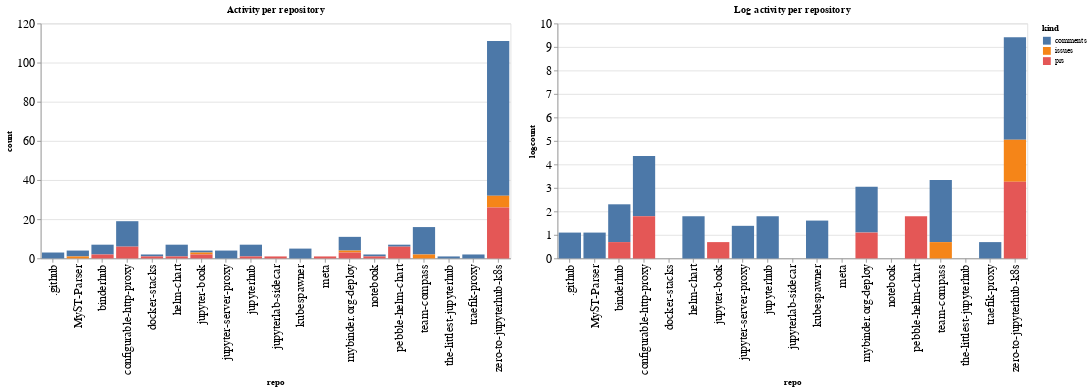

Source (notebook cell):
### Code cell
ch1 = alt.Chart(repo_summaries, width=600, title="Activity per repository").mark_bar().encode(
    x='repo',
    y='count',
    color='kind',
    tooltip="kind"
)

ch2 = alt.Chart(repo_summaries, width=600, title="Log activity per repository").mark_bar().encode(
    x='repo',
    y='logcount',
    color='kind',
    tooltip="kind"
)

ch1 | ch2

### Figure 1 — Vega-Lite specification as saved in the notebook (floating-point values rounded to 4 significant figures)
{"config": {"axisLeft": {"labelFontSize": 15}, "axisBottom": {"labelFontSize": 15}}, "hconcat": [{"mark": "bar", "encoding": {"color": {"type": "nominal", "field": "kind"}, "tooltip": {"type": "nominal", "field": "kind"}, "x": {"type": "nominal", "field": "repo"}, "y": {"type": "quantitative", "field": "count"}}, "title": "Activity per repository", "width": 600}, {"mark": "bar", "encoding": {"color": {"type": "nominal", "field": "kind"}, "tooltip": {"type": "nominal", "field": "kind"}, "x": {"type": "nominal", "field": "repo"}, "y": {"type": "quantitative", "field": "logcount"}}, "title": "Log activity per repository", "width": 600}], "data": {"name": "data-d4efa9b419a016fc4cf2fc45e1babec6"}, "$schema": "https://vega.github.io/schema/vega-lite/v4.8.1.json", "datasets": {"data-d4efa9b419a016fc4cf2fc45e1babec6": [{"repo": ".github", "kind": "comments", "count": 3, "logcount": 1.099}, {"repo": "MyST-Parser", "kind": "comments", "count": 3, "logcount": 1.099}, {"repo": "MyST-Parser", "kind": "issues", "count": 1, "logcount": 0.0}, {"repo": "binderhub", "kind": "comments", "count": 5, "logcount": 1.609}, {"repo": "binderhub", "kind": "prs", "count": 2, "logcount": 0.6931}, {"repo": "configurable-http-proxy", "kind": "comments", "count": 13, "logcount": 2.565}, {"repo": "configurable-http-proxy", "kind": "prs", "count": 6, "logcount": 1.792}, {"repo": "docker-stacks", "kind": "comments", "count": 1, "logcount": 0.0}, {"repo": "docker-stacks", "kind": "prs", "count": 1, "logcount": 0.0}, {"repo": "helm-chart", "kind": "comments", "count": 6, "logcount": 1.792}, {"repo": "helm-chart", "kind": "prs", "count": 1, "logcount": 0.0}, {"repo": "jupyter-book", "kind": "comments", "count": 1, "logcount": 0.0}, {"repo": "jupyter-book", "kind": "issues", "count": 1, "logcount": 0.0}, {"repo": "jupyter-book", "kind": "prs", "count": 2, "logcount": 0.6931}, {"repo": "jupyter-server-proxy", "kind": "comments", "count": 4, "logcount": 1.386}, {"repo": "jupyterhub", "kind": "comments", "count": 6, "logcount": 1.792}, {"repo": "jupyterhub", "kind": "prs", "count": 1, "logcount": 0.0}, {"repo": "jupyterlab-sidecar", "kind": "prs", "count": 1, "logcount": 0.0}, {"repo": "kubespawner", "kind": "comments", "count": 5, "logcount": 1.609}, {"repo": "meta", "kind": "prs", "count": 1, "logcount": 0.0}, {"repo": "mybinder.org-deploy", "kind": "comments", "count": 7, "logcount": 1.946}, {"repo": "mybinder.org-deploy", "kind": "issues", "count": 1, "logcount": 0.0}, {"repo": "mybinder.org-deploy", "kind": "prs", "count": 3, "logcount": 1.099}, {"repo": "notebook", "kind": "comments", "count": 1, "logcount": 0.0}, {"repo": "notebook", "kind": "prs", "count": 1, "logcount": 0.0}, {"repo": "pebble-helm-chart", "kind": "comments", "count": 1, "logcount": 0.0}, {"repo": "pebble-helm-chart", "kind": "prs", "count": 6, "logcount": 1.792}, {"repo": "team-compass", "kind": "comments", "count": 14, "logcount": 2.639}, {"repo": "team-compass", "kind": "issues", "count": 2, "logcount": 0.6931}, {"repo": "the-littlest-jupyterhub", "kind": "comments", "count": 1, "logcount": 0.0}, {"repo": "traefik-proxy", "kind": "comments", "count": 2, "logcount": 0.6931}, {"repo": "zero-to-jupyterhub-k8s", "kind": "comments", "count": 79, "logcount": 4.369}, {"repo": "zero-to-jupyterhub-k8s", "kind": "issues", "count": 6, "logcount": 1.792}, {"repo": "zero-to-jupyterhub-k8s", "kind": "prs", "count": 26, "logcount": 3.258}]}}
